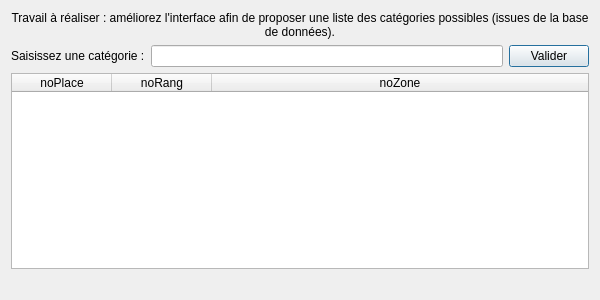
<?xml version="1.0" encoding="UTF-8"?>
<ui version="4.0">
 <class>fct_comp_3</class>
 <widget class="QDialog" name="fct_comp_3">
  <property name="geometry">
   <rect>
    <x>0</x>
    <y>0</y>
    <width>600</width>
    <height>300</height>
   </rect>
  </property>
  <property name="windowTitle">
   <string>Liste des places d'une catégorie (version 2)</string>
  </property>
  <layout class="QVBoxLayout" name="verticalLayout">
   <item>
    <widget class="QLabel" name="label">
     <property name="text">
      <string>Travail à réaliser : améliorez l'interface afin de proposer une liste des catégories possibles (issues de la base de données).</string>
     </property>
     <property name="alignment">
      <set>Qt::AlignCenter</set>
     </property>
     <property name="wordWrap">
      <bool>true</bool>
     </property>
    </widget>
   </item>
   <item>
    <layout class="QHBoxLayout" name="horizontalLayout">
     <item>
      <widget class="QLabel" name="label_2">
       <property name="text">
        <string>Saisissez une catégorie :</string>
       </property>
      </widget>
     </item>
     <item>
      <widget class="QLineEdit" name="lineEdit_fct_comp_3"/>
     </item>
     <item>
      <widget class="QPushButton" name="pushButton">
       <property name="text">
        <string>Valider</string>
       </property>
      </widget>
     </item>
    </layout>
   </item>
   <item>
    <widget class="QTableWidget" name="table_fct_comp_3">
     <attribute name="horizontalHeaderMinimumSectionSize">
      <number>50</number>
     </attribute>
     <attribute name="horizontalHeaderStretchLastSection">
      <bool>true</bool>
     </attribute>
     <attribute name="verticalHeaderVisible">
      <bool>false</bool>
     </attribute>
     <column>
      <property name="text">
       <string>noPlace</string>
      </property>
     </column>
     <column>
      <property name="text">
       <string>noRang</string>
      </property>
     </column>
     <column>
      <property name="text">
       <string>noZone</string>
      </property>
     </column>
    </widget>
   </item>
   <item>
    <widget class="QLabel" name="label_fct_comp_3">
     <property name="text">
      <string/>
     </property>
     <property name="alignment">
      <set>Qt::AlignCenter</set>
     </property>
    </widget>
   </item>
  </layout>
 </widget>
 <resources/>
 <connections>
  <connection>
   <sender>pushButton</sender>
   <signal>clicked()</signal>
   <receiver>fct_comp_3</receiver>
   <slot>refreshResult()</slot>
   <hints>
    <hint type="sourcelabel">
     <x>364</x>
     <y>52</y>
    </hint>
    <hint type="destinationlabel">
     <x>444</x>
     <y>81</y>
    </hint>
   </hints>
  </connection>
 </connections>
 <slots>
  <slot>refreshResult()</slot>
 </slots>
</ui>
